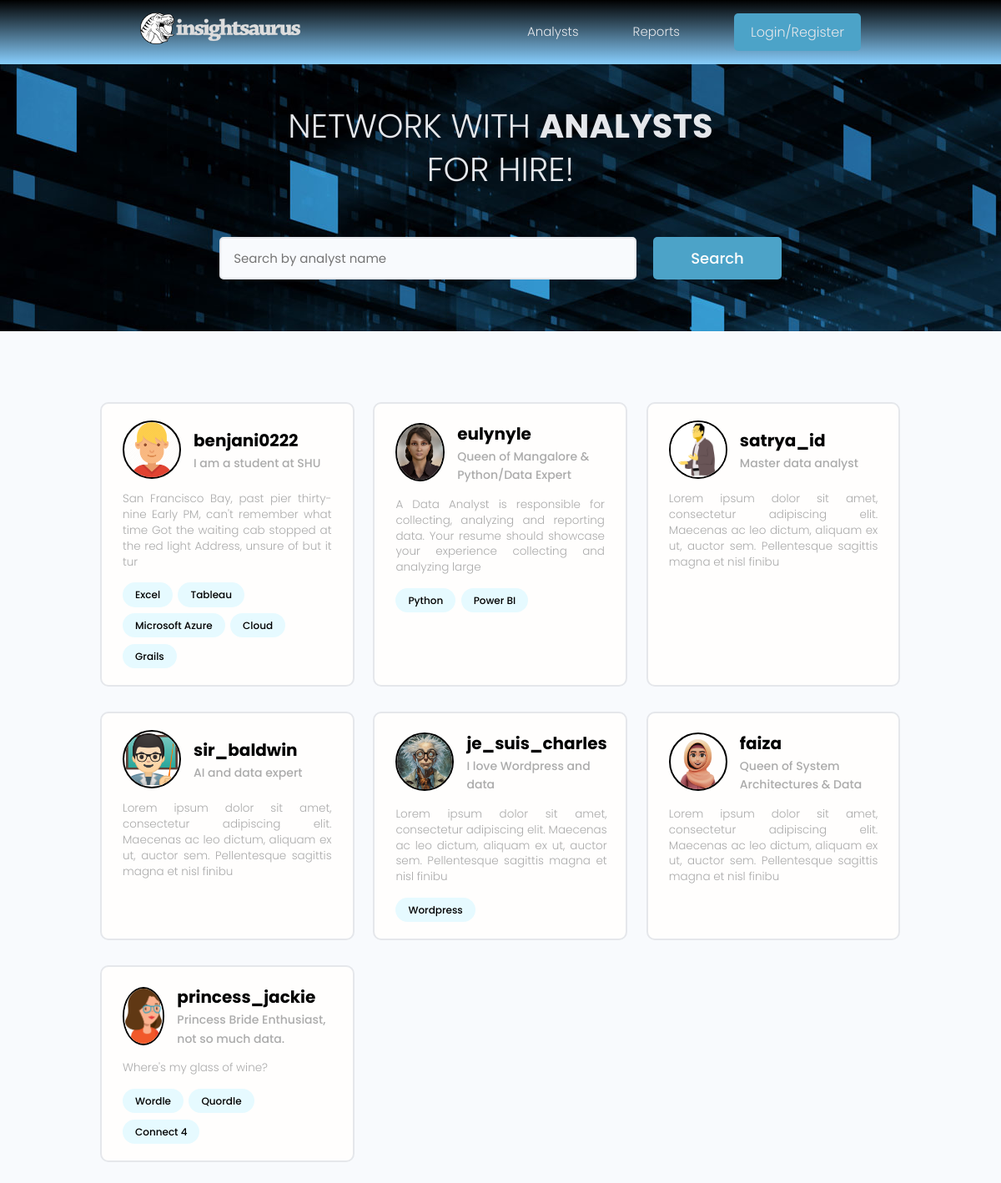
/users/, run on the app's committed database.
### users/models.py (models this page shows, shortened)
class Profile(models.Model):
    user = models.OneToOneField(User, on_delete=models.CASCADE, null=True, blank=True)
    name = models.CharField(max_length=200, blank=True, null=True)
    email = models.EmailField(max_length=200, blank=True, null=True)
    username = models.CharField(max_length=200, blank=True, null=True)
    location = models.CharField(max_length=200, blank=True, null=True)
    short_bio = models.CharField(max_length=200, blank=True, null=True)
    bio = models.CharField(max_length=2000, blank=True, null=True)
    profile_image = models.ImageField(null=True, blank=True, upload_to='profiles/', default="profiles/default-profile.png")
    available = models.BooleanField(default=False)
    created = models.DateTimeField(auto_now_add=True)
    id_num = models.UUIDField(default=uuid.uuid4, unique=True, primary_key=True, editable=False)

class Skill(models.Model):
    owner = models.ForeignKey(Profile, on_delete=models.CASCADE, null=True, blank=True)
    name = models.CharField(max_length=200, blank=True, null=True)
    description = models.TextField(null=True, blank=True)
    created = models.DateTimeField(auto_now_add=True)
    id_num = models.UUIDField(default=uuid.uuid4, unique=True, primary_key=True, editable=False)
    def __str__(self):
        return str(self.name)

### users/views.py (the view)
# urls.py: path('', views.profiles, name="profiles"),
def profiles(request):
    profiles = Profile.objects.all()
    context = {'profiles': profiles}
    return render(request, 'users/profiles.html', context)

### users/templates/users/profiles.html (shortened to what this page needs)
{% extends 'main.html' %}
{% block content %}
<main class="home">
    <section class="hero-section text-center">
      <div class="container container--narrow">
        <div class="hero-section__box">
          <h2>NETWORK WITH <span>ANALYSTS</span></h2>
          <h2>FOR HIRE!</h2>
        </div>
        <div class="hero-section__search">
          <form class="form" action="#" method="get">
            <div class="form__field">
              <input class="input input--text" id="formInput#search" type="text" name="text"
                placeholder="Search by analyst name" />
            </div>
            <input class="btn btn--sub btn--lg" type="submit" value="Search" />
          </form>
        </div>
      </div>
    </section>
    <section class="devlist">
      <div class="container">
        <div class="grid grid--three">
          {% for profile in profiles %}
          <div class="column card">
            <div class="dev">
              <a href="{% url 'user-profile' profile.id_num %}" class="card__body">
                <div class="dev__profile">
                  <img class="avatar avatar--md" src="{{ profile.profile_image.url }}" alt="image" />
                  <div class="dev__meta">
                    <h3>{{ profile.username }}</h3>
                    <h5>{{ profile.short_bio|slice:"50" }}</h5>
                  </div>
                </div>
                <p class="dev__info">{{ profile.bio|slice:"150" }}</p>
                <div class="dev__skills">
                  {% for skill in profile.skill_set.all|slice:"5" %}
                  <span class="tag tag--pill tag--main">
                    <small>{{skill}}</small>
                  </span>
                  {% endfor %}
                </div>
              </a>
            </div>
          </div>
          {% endfor %}
        </div>
      </div>
    </section>
  </main>
{% endblock content %}

### static/styles/app.css (style rules this page uses)
:root { --color-sub: #000000; }
.btn--sub { background-color: var(--color-sub-light); }
.card { border: 2px solid var(--color-light); }
img { width: 100%; }
.hero-section.text-center { background: url(../images/data-analysis.jpg); }
.hero-section { height: 40vh; display: flex; align-items: center; }
.hero-section__box { margin-bottom: 4rem; }
.hero-section__box > h2, .hero-section__box > h2 > span { font-size: 4rem; color: var(--color-light); line-height: 1.3; text-transform: uppercase; }
.hero-section__box > h2 { font-weight: 300; }
.hero-section__box > h2 > span { font-weight: 700; }
.hero-section__search > .form { display: flex; align-items: center; justify-content: center; gap: 2rem; }
.hero-section__search > .form input.input--text { width: 50rem; }
.devlist { margin-top: 8rem; }
.devlist .grid { align-items: stretch; }
.devlist .dev .dev__profile { display: flex; align-items: center; gap: 1.5rem; }
.devlist .dev .dev__meta h3 { color: var(--color-sub); font-size: 2rem; font-weight: 700; }
.devlist .dev .dev__meta h5 { color: var(--color-text); font-size: 1.4rem; font-weight: 500; }
.devlist .dev .dev__info { margin: 1.5rem 0; font-size: 1.35rem; line-height: 1.4; text-align: justify; }

### static/uikit/styles/modules/_variables.css (style rules this page uses)
:root { --color-main: #000000; --color-main-light: #e6faff; --color-sub: #63D0B8; --color-sub-light: #4ca3c8; --color-sub-lighter: #ededfd; --color-text: #ababab; --color-gray: #8b8b8b; --color-light: #e5e7eb; --color-light-gray: #767676; --color-bg: #f8fafd; --color-white: #fffefd; --color-white-light: #f3f3f3; --color-success: #359e64; --color-success-bg: #def8e8; --color-error: #fc4b0b; --color-error-bg: #fff2ee; --font-base: 'Poppins', arial, helvetica, 'Segoe UI', roboto, ubuntu, sans-serif; --font-monospace: 'Fira Code', 'Courier New', courier, monospace; --font-regular: 300; --font-medium: 500; --font-bold: 700; --generic-shadow: 1px 1px 5px #00000010; --generic-transition: all 0.3s ease-in-out; }

### static/uikit/styles/modules/_base.css (style rules this page uses)
* { margin: 0; padding: 0; box-sizing: border-box; text-rendering: optimizeLegibility; color: inherit; font-size: inherit; }
html { font-size: 50%; }
@media only screen and (min-width: 480px) { html { font-size: 56.25%; } }
@media only screen and (min-width: 1200px) { html { font-size: 62.5%; } }
body { line-height: 1.6; font-weight: 400; font-size: 1.5rem; color: var(--color-text); background-color: var(--color-bg); min-height: 100vh; }

### static/uikit/styles/modules/_typography.css (style rules this page uses)
* { font-family: var(--font-base); }
h2 { font-size: 3.6rem; font-weight: var(--font-bold); }
h3 { font-size: 3.2rem; font-weight: var(--font-medium); }
h5 { font-size: 2.4rem; font-weight: var(--font-medium); }
h5, h6 { font-weight: var(--font-regular); }
p, span, strong { font-size: 1.6rem; color: var(--color-text); font-weight: var(--font-regular); }
a { padding-bottom: 2px; text-decoration: none; display: inline-block; color: var(--color-main); font-weight: var(--font-medium); }

### static/uikit/styles/modules/_utilities.css (style rules this page uses)
.container { width: 92%; max-width: 165rem; margin: 0 auto; box-sizing: border-box; }
.container--narrow { width: 92%; max-width: 120rem; }
@media screen and (min-width: 1000px) { .container { width: 90%; } }
@media screen and (min-width: 1000px) { .container--narrow { width: 85%; } }
@media screen and (min-width: 1200px) { .container { width: 80%; } }
@media screen and (min-width: 1200px) { .container--narrow { width: 72%; } }
.text-center { text-align: center; }

### static/uikit/styles/modules/_avatar.css (style rules this page uses)
.avatar { border-radius: 50%; border: 2px solid var(--color-main); object-fit: cover; }
.avatar--md { height: 7rem; width: 7rem; }

### static/uikit/styles/modules/_button.css (style rules this page uses)
.btn { display: inline-block; position: relative; cursor: pointer; background-color: var(--color-light); font-weight: var(--font-medium); color: var(--color-sub); text-decoration: none; padding: 1rem 2rem; border-radius: 0.5rem; border: none; width: -webkit-fit-content; width: -moz-fit-content; width: fit-content; height: -webkit-fit-content; height: -moz-fit-content; height: fit-content; font-size: 1.6rem; outline-width: 0; outline-color: transparent; -webkit-backface-visibility: hidden; backface-visibility: hidden; transition: all 0.3s ease-in-out; }
.btn--sub { background-color: var(--color-sub); color: var(--color-white); }
.btn--lg { font-size: 1.8rem; padding: 1.2rem 4.5rem; }

### static/uikit/styles/modules/_card.css (style rules this page uses)
.card { border-radius: 1rem; background-color: var(--color-white); border: 1.5px solid var(--color-light); width: auto; height: auto; margin-top: 0.5rem; margin-bottom: 0.5rem; overflow: hidden; }
.card__body, .card__header { padding: 2rem 2.5rem; }

### data on the page
Profile: profile_image (picture), username "benjani0222", short_bio "I am a student at SHU", bio "San Francisco Bay, past pier thirty-nine Early PM, can't remember what time Got the waiting cab stopped at the red light Address, unsure of but it tur"
Skill: name "Excel"
Skill: name "Tableau"
Skill: name "Microsoft Azure"
Skill: name "Cloud"
Skill: name "Grails"
Profile: profile_image (picture), username "eulynyle", short_bio "Queen of Mangalore & Python/Data Expert", bio "A Data Analyst is responsible for collecting, analyzing and reporting data. Your resume should showcase your experience collecting and analyzing large"
Skill: name "Python"
Skill: name "Power BI"
Profile: profile_image (picture), username "satrya_id", short_bio "Master data analyst", bio "Lorem ipsum dolor sit amet, consectetur adipiscing elit. Maecenas ac leo dictum, aliquam ex ut, auctor sem. Pellentesque sagittis magna et nisl finibu"
Profile: profile_image (picture), username "sir_baldwin", short_bio "AI and data expert", bio "Lorem ipsum dolor sit amet, consectetur adipiscing elit. Maecenas ac leo dictum, aliquam ex ut, auctor sem. Pellentesque sagittis magna et nisl finibu"
Profile: profile_image (picture), username "je_suis_charles", short_bio "I love Wordpress and data", bio "Lorem ipsum dolor sit amet, consectetur adipiscing elit. Maecenas ac leo dictum, aliquam ex ut, auctor sem. Pellentesque sagittis magna et nisl finibu"
Skill: name "Wordpress"
Profile: profile_image (picture), username "faiza", short_bio "Queen of System Architectures & Data", bio "Lorem ipsum dolor sit amet, consectetur adipiscing elit. Maecenas ac leo dictum, aliquam ex ut, auctor sem. Pellentesque sagittis magna et nisl finibu"
Profile: profile_image (picture), username "princess_jackie", short_bio "Princess Bride Enthusiast, not so much data.", bio "Where's my glass of wine?"
Skill: name "Wordle"
Skill: name "Quordle"
Skill: name "Connect 4"
